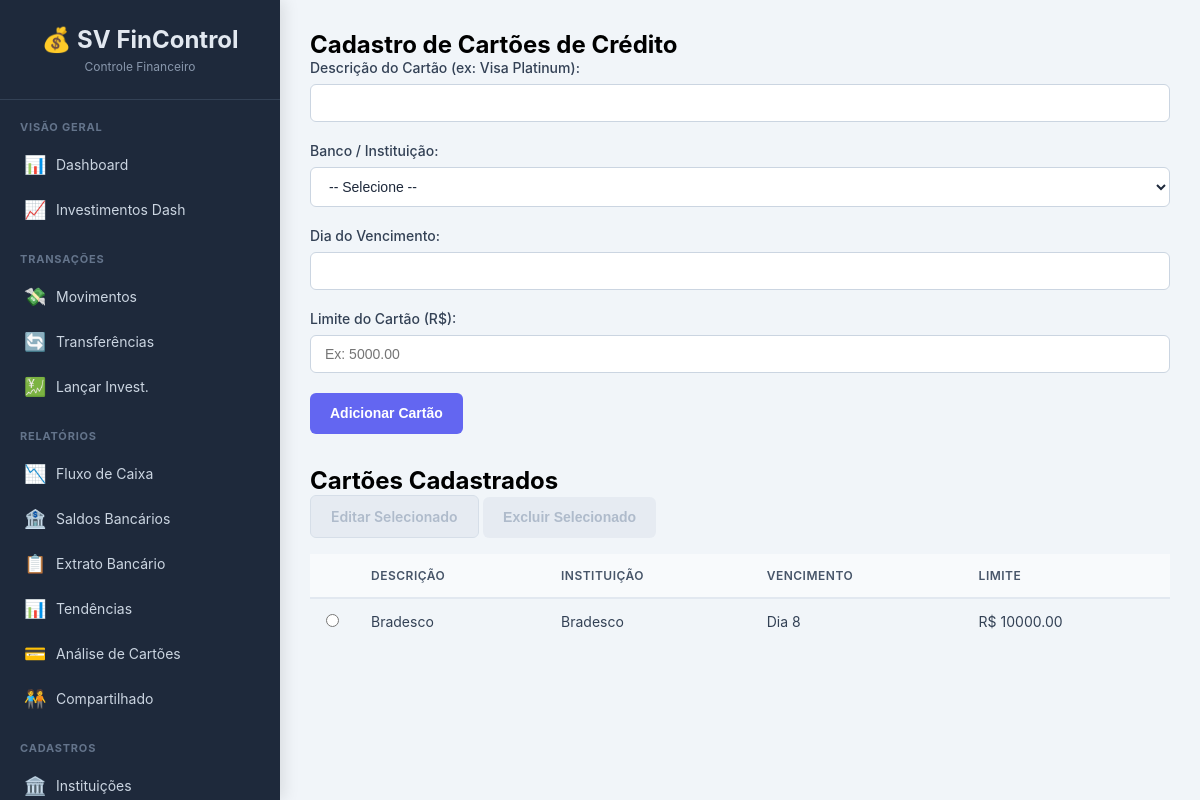
Before: /cartoes with the older database file.
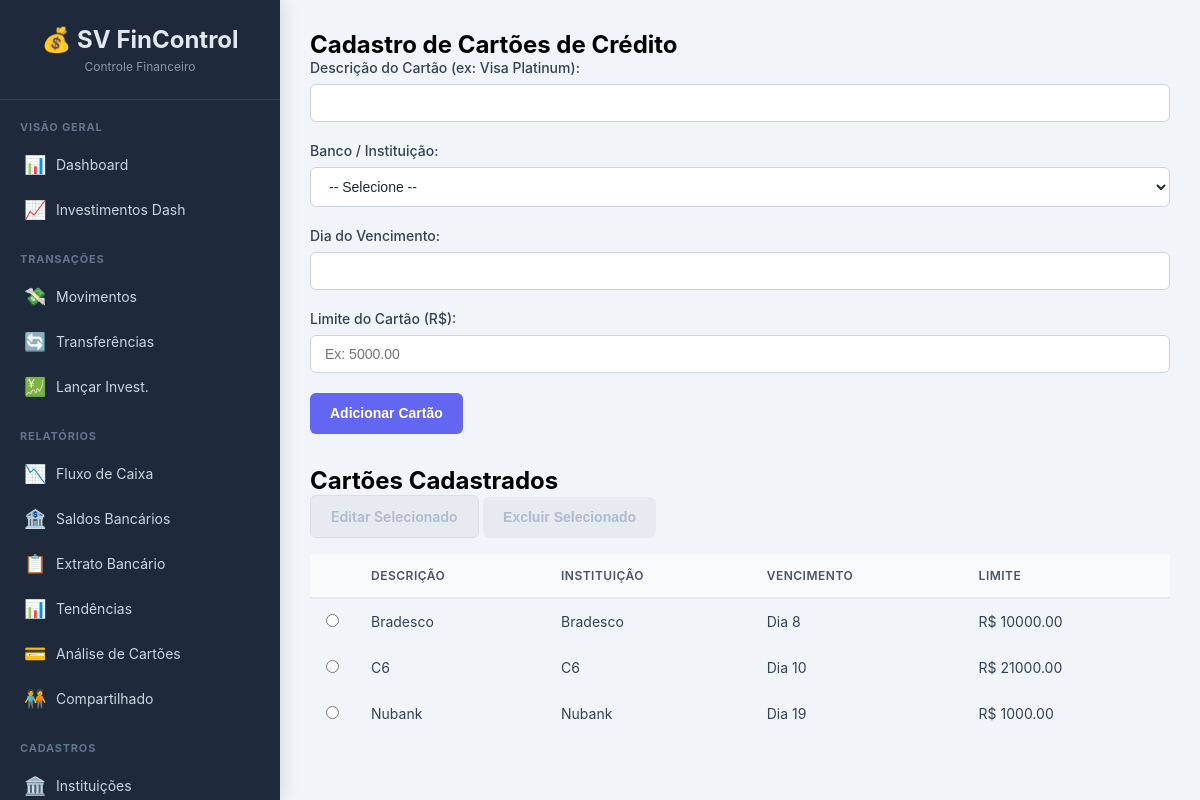
After: the same page with the newer database file.
### tables this page shows
CREATE TABLE cartoes_credito (
        id INTEGER PRIMARY KEY AUTOINCREMENT,
        descricao TEXT NOT NULL,
        instituicao_id INTEGER NOT NULL,
        vencimento INTEGER NOT NULL,
        limite REAL NOT NULL,
        FOREIGN KEY (instituicao_id) REFERENCES instituicoes (id)
    );

CREATE TABLE instituicoes (
        id INTEGER PRIMARY KEY AUTOINCREMENT,
        descricao TEXT NOT NULL UNIQUE
    );

### app.py (the view)
@app.route('/cartoes', methods=['GET', 'POST'])
def cartoes():
    conn = get_db_connection()
    if request.method == 'POST':
        conn.execute('INSERT INTO cartoes_credito (descricao, instituicao_id, vencimento, limite) VALUES (?, ?, ?, ?)',(request.form['descricao'], request.form['instituicao_id'], request.form['vencimento'], request.form['limite']))
        conn.commit()
        return redirect(url_for('cartoes'))
    cartoes_list = conn.execute('SELECT c.*, i.descricao as instituicao_nome FROM cartoes_credito c JOIN instituicoes i ON c.instituicao_id = i.id ORDER BY c.descricao').fetchall()
    instituicoes_list = conn.execute('SELECT * FROM instituicoes ORDER BY descricao').fetchall() # Para o form
    conn.close()
    return render_template('cartoes.html', cartoes=cartoes_list, instituicoes=instituicoes_list)

### app.py (called while the page is built)
def get_db_connection():
    conn = sqlite3.connect(DATABASE, detect_types=sqlite3.PARSE_DECLTYPES | sqlite3.PARSE_COLNAMES)
    conn.execute("PRAGMA foreign_keys = ON;")
    conn.execute("PRAGMA journal_mode=WAL")
    conn.row_factory = sqlite3.Row
    return conn

### templates/cartoes.html (shortened to what this page needs)
{% extends "base.html" %}
{% block content %}
    <h2>Cadastro de Cartões de Crédito</h2>
    <form method="POST" action="{{ url_for('cartoes') }}">
        <div class="form-group">
            <label for="descricao">Descrição do Cartão (ex: Visa Platinum):</label>
            <input type="text" id="descricao" name="descricao" required autocomplete="off">
        </div>
        <div class="form-group">
            <label for="instituicao_id">Banco / Instituição:</label>
            <select id="instituicao_id" name="instituicao_id" required>
                <option value="">-- Selecione --</option>
            </select>
        </div>
        <div class="form-group">
            <label for="vencimento">Dia do Vencimento:</label>
            <input type="number" id="vencimento" name="vencimento" min="1" max="31" required>
        </div>
        <div class="form-group">
            <label for="limite">Limite do Cartão (R$):</label>
            <input type="number" id="limite" name="limite" step="0.01" min="0" required placeholder="Ex: 5000.00">
        </div>
        <button type="submit" class="btn btn-primary">Adicionar Cartão</button>
    </form>
    <h2 style="margin-top: 2rem;">Cartões Cadastrados</h2>
    <div class="action-buttons" style="margin-bottom: 1rem;">
        <a href="#" id="btn-editar" class="btn btn-secondary" disabled>Editar Selecionado</a>
        <button type="submit" form="form-excluir" id="btn-excluir" class="btn btn-danger" disabled>Excluir Selecionado</button>
    </div>
    <table>
        <thead>
            <tr>
                <th style="width: 5%;"></th>
                <th>Descrição</th>
                <th>Instituição</th>
                <th>Vencimento</th>
                <th>Limite</th>
            </tr>
        </thead>
        <tbody>
            {% for cartao in cartoes %}
            <tr id="row-{{ cartao.id }}">
                <td>
                    <input type="radio" name="selecionado" value="{{ cartao.id }}" onchange="itemSelecionado(this)">
                </td>
                <td>{{ cartao.descricao }}</td>
                <td>{{ cartao.instituicao_nome }}</td>
                <td>Dia {{ cartao.vencimento }}</td>
                <td>R$ {{ "%.2f"|format(cartao.limite) }}</td>
            </tr>
            {% else %}
            <tr>
                <td colspan="5">Nenhum cartão cadastrado.</td>
            </tr>
            {% endfor %}
        </tbody>
    </table>
{% endblock %}

Changed rows visible on the page:
added cartoes_credito: descricao "C6", instituicao_nome "C6", vencimento "10", limite "21000.00"
added cartoes_credito: descricao "Nubank", instituicao_nome "Nubank", vencimento "19", limite "1000.00"
